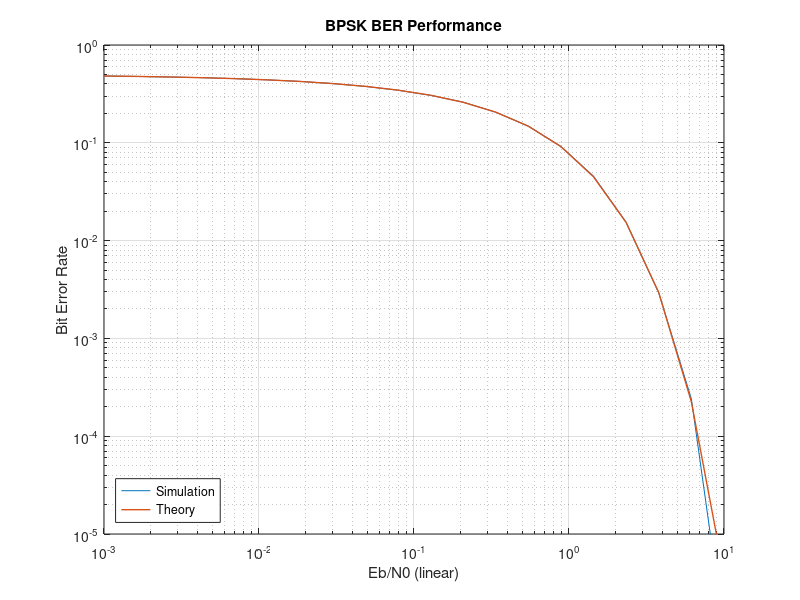

Write the MATLAB code that produced this figure.
% Corrected BPSK Simulation with Linear Eb/N0
% Parameters
bitnum = 1000000; % Increase number of bits for better accuracy
Eb = 1; % Energy per bit

% Generate Eb/N0 values (linear scale from 10^-3 to 10^1)
EbN0_linear = logspace(-3, 1, 20); % 20 points from 10^-3 to 10^1

% Preallocate array for BER
ber_sim = zeros(size(EbN0_linear));

% Generate random bits
bits = randi([0 1], 1, bitnum);

% BPSK modulation
s = sqrt(Eb) * (2*bits - 1);

% Simulation loop
for i = 1:length(EbN0_linear)
    % Calculate noise variance
    n0 = Eb / EbN0_linear(i);
    
    % Generate noise
    noise = sqrt(n0/2) * randn(size(s));
    
    % Received signal
    R = s + noise;
    
    % Decision
    bits_received = (R > 0);
    
    % Calculate BER
    ber_sim(i) = sum(bits ~= bits_received) / bitnum;
end

% Theoretical BER
ber_theory = 0.5 * erfc(sqrt(EbN0_linear));

% Plotting
figure;
loglog(EbN0_linear, ber_sim, 'MarkerSize', 10, 'DisplayName', 'Simulation');
hold on;
loglog(EbN0_linear, ber_theory,  'LineWidth', 1, 'DisplayName', 'Theory');
grid on;
xlabel('Eb/N0 (linear)');
ylabel('Bit Error Rate');
title('BPSK BER Performance');
legend('Location', 'southwest');
xlim([1e-3, 1e1]);
ylim([1e-5, 1]);
xticks(10.^(-3:1:1));
yticks(10.^(-5:1:0));